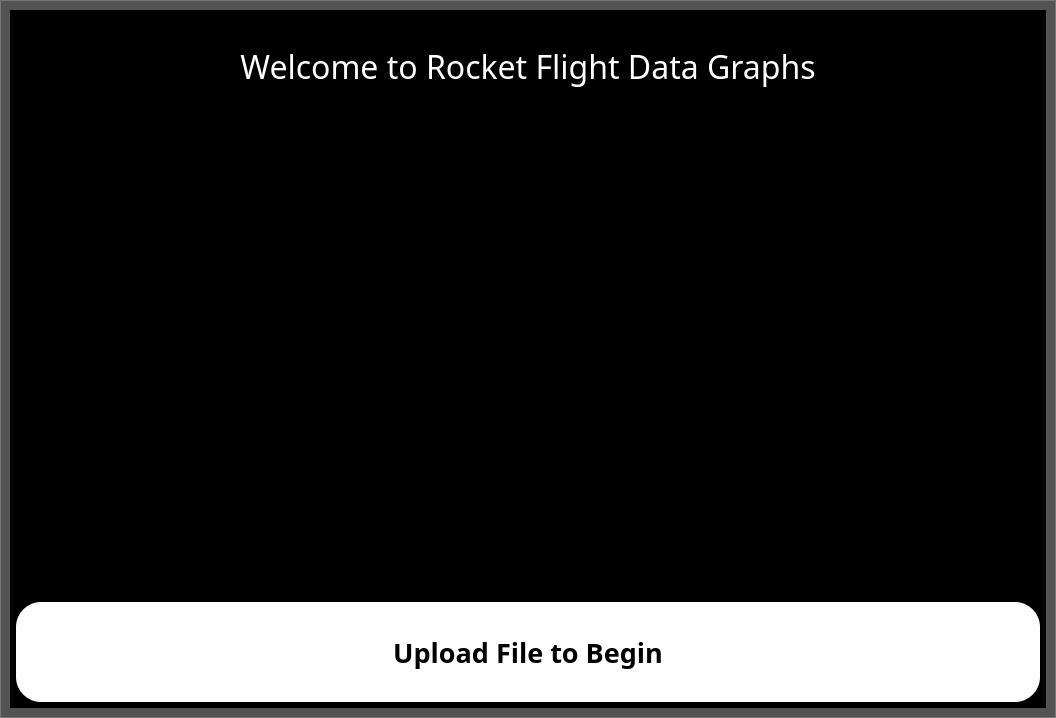
<?xml version="1.0" encoding="UTF-8"?>
<ui version="4.0">
 <class>MainWindow</class>
 <widget class="QMainWindow" name="MainWindow">
  <property name="geometry">
   <rect>
    <x>0</x>
    <y>0</y>
    <width>1056</width>
    <height>718</height>
   </rect>
  </property>
  <property name="windowTitle">
   <string>MainWindow</string>
  </property>
  <widget class="QWidget" name="centralwidget">
   <layout class="QVBoxLayout" name="verticalLayout_3">
    <property name="spacing">
     <number>0</number>
    </property>
    <property name="leftMargin">
     <number>0</number>
    </property>
    <property name="topMargin">
     <number>0</number>
    </property>
    <property name="rightMargin">
     <number>0</number>
    </property>
    <property name="bottomMargin">
     <number>0</number>
    </property>
    <item>
     <widget class="QFrame" name="frame_2">
      <property name="styleSheet">
       <string notr="true">background: rgba(0, 0, 0, 0.3);</string>
      </property>
      <property name="frameShape">
       <enum>QFrame::StyledPanel</enum>
      </property>
      <property name="frameShadow">
       <enum>QFrame::Raised</enum>
      </property>
      <layout class="QVBoxLayout" name="verticalLayout_2">
       <property name="spacing">
        <number>0</number>
       </property>
       <property name="leftMargin">
        <number>0</number>
       </property>
       <property name="topMargin">
        <number>0</number>
       </property>
       <property name="rightMargin">
        <number>0</number>
       </property>
       <property name="bottomMargin">
        <number>0</number>
       </property>
       <item>
        <widget class="QStackedWidget" name="stackedWidget">
         <property name="styleSheet">
          <string notr="true"/>
         </property>
         <property name="currentIndex">
          <number>0</number>
         </property>
         <widget class="QWidget" name="home">
          <layout class="QVBoxLayout" name="verticalLayout_6">
           <item>
            <widget class="QFrame" name="frame_4">
             <property name="layoutDirection">
              <enum>Qt::LeftToRight</enum>
             </property>
             <property name="autoFillBackground">
              <bool>false</bool>
             </property>
             <property name="styleSheet">
              <string notr="true">background-color: rgb(0, 0, 0);</string>
             </property>
             <property name="frameShape">
              <enum>QFrame::StyledPanel</enum>
             </property>
             <property name="frameShadow">
              <enum>QFrame::Raised</enum>
             </property>
             <layout class="QVBoxLayout" name="verticalLayout_5">
              <property name="spacing">
               <number>10</number>
              </property>
              <property name="leftMargin">
               <number>5</number>
              </property>
              <property name="topMargin">
               <number>5</number>
              </property>
              <property name="rightMargin">
               <number>5</number>
              </property>
              <property name="bottomMargin">
               <number>5</number>
              </property>
              <item>
               <widget class="QLabel" name="label">
                <property name="maximumSize">
                 <size>
                  <width>16777215</width>
                  <height>100</height>
                 </size>
                </property>
                <property name="font">
                 <font>
                  <family>MS PGothic</family>
                  <pointsize>24</pointsize>
                 </font>
                </property>
                <property name="styleSheet">
                 <string notr="true">color: rgb(255, 255, 255);</string>
                </property>
                <property name="text">
                 <string>Welcome to Rocket Flight Data Graphs</string>
                </property>
                <property name="alignment">
                 <set>Qt::AlignCenter</set>
                </property>
               </widget>
              </item>
              <item>
               <widget class="QLabel" name="label_2">
                <property name="text">
                 <string/>
                </property>
                <property name="pixmap">
                 <pixmap>icons/Rocket1.jpg</pixmap>
                </property>
                <property name="scaledContents">
                 <bool>false</bool>
                </property>
                <property name="alignment">
                 <set>Qt::AlignCenter</set>
                </property>
               </widget>
              </item>
              <item>
               <widget class="QPushButton" name="btn_upload">
                <property name="minimumSize">
                 <size>
                  <width>0</width>
                  <height>100</height>
                 </size>
                </property>
                <property name="font">
                 <font>
                  <family>MS PGothic</family>
                  <pointsize>20</pointsize>
                  <weight>75</weight>
                  <bold>true</bold>
                 </font>
                </property>
                <property name="acceptDrops">
                 <bool>false</bool>
                </property>
                <property name="styleSheet">
                 <string notr="true">QPushButton
{
	border-radius: 25px;
	background-color: rgb(255, 255, 255);
	color: rgb(0, 0, 0);

}

QPushButton:hover
{
	background-color: rgb(135, 135, 203);
	color: rgb(0, 0, 0);
	
}</string>
                </property>
                <property name="text">
                 <string>Upload File to Begin</string>
                </property>
                <property name="iconSize">
                 <size>
                  <width>16</width>
                  <height>16</height>
                 </size>
                </property>
                <property name="flat">
                 <bool>false</bool>
                </property>
               </widget>
              </item>
             </layout>
            </widget>
           </item>
          </layout>
         </widget>
         <widget class="QWidget" name="graph">
          <property name="styleSheet">
           <string notr="true">background: rgba(0, 0, 0, 0.5);</string>
          </property>
          <layout class="QVBoxLayout" name="verticalLayout_4">
           <property name="spacing">
            <number>0</number>
           </property>
           <property name="leftMargin">
            <number>0</number>
           </property>
           <property name="topMargin">
            <number>0</number>
           </property>
           <property name="rightMargin">
            <number>0</number>
           </property>
           <property name="bottomMargin">
            <number>0</number>
           </property>
           <item>
            <widget class="QFrame" name="frame_3">
             <property name="styleSheet">
              <string notr="true">background: rgba(0, 0, 0, 0);</string>
             </property>
             <property name="frameShape">
              <enum>QFrame::StyledPanel</enum>
             </property>
             <property name="frameShadow">
              <enum>QFrame::Raised</enum>
             </property>
             <layout class="QVBoxLayout" name="verticalLayout">
              <property name="spacing">
               <number>10</number>
              </property>
              <property name="leftMargin">
               <number>5</number>
              </property>
              <property name="topMargin">
               <number>5</number>
              </property>
              <property name="rightMargin">
               <number>5</number>
              </property>
              <property name="bottomMargin">
               <number>5</number>
              </property>
              <item>
               <widget class="QFrame" name="frame">
                <property name="styleSheet">
                 <string notr="true">background-color: rgb(170, 170, 127);</string>
                </property>
                <property name="frameShape">
                 <enum>QFrame::StyledPanel</enum>
                </property>
                <property name="frameShadow">
                 <enum>QFrame::Raised</enum>
                </property>
                <layout class="QHBoxLayout" name="horizontalLayout">
                 <item>
                  <widget class="MplWidget" name="MplWidget" native="true">
                   <property name="styleSheet">
                    <string notr="true">background-color: rgb(255, 170, 0);</string>
                   </property>
                  </widget>
                 </item>
                 <item>
                  <widget class="MplWidget" name="MplWidget_2" native="true">
                   <property name="styleSheet">
                    <string notr="true">background-color: rgb(255, 170, 0);</string>
                   </property>
                  </widget>
                 </item>
                </layout>
               </widget>
              </item>
              <item>
               <widget class="QFrame" name="frame_5">
                <property name="maximumSize">
                 <size>
                  <width>16777215</width>
                  <height>50</height>
                 </size>
                </property>
                <property name="frameShape">
                 <enum>QFrame::StyledPanel</enum>
                </property>
                <property name="frameShadow">
                 <enum>QFrame::Raised</enum>
                </property>
                <layout class="QHBoxLayout" name="horizontalLayout_2">
                 <item>
                  <widget class="QLabel" name="lbl_acceleration">
                   <property name="font">
                    <font>
                     <pointsize>15</pointsize>
                    </font>
                   </property>
                   <property name="styleSheet">
                    <string notr="true">color: rgb(255, 255, 255);</string>
                   </property>
                   <property name="text">
                    <string>Altitude</string>
                   </property>
                   <property name="alignment">
                    <set>Qt::AlignCenter</set>
                   </property>
                  </widget>
                 </item>
                 <item>
                  <widget class="QLabel" name="lbl_altitude">
                   <property name="font">
                    <font>
                     <pointsize>15</pointsize>
                    </font>
                   </property>
                   <property name="styleSheet">
                    <string notr="true">color: rgb(255, 255, 255);</string>
                   </property>
                   <property name="text">
                    <string>Acceleration</string>
                   </property>
                   <property name="alignment">
                    <set>Qt::AlignCenter</set>
                   </property>
                  </widget>
                 </item>
                </layout>
               </widget>
              </item>
              <item>
               <widget class="QPushButton" name="btn_graph">
                <property name="minimumSize">
                 <size>
                  <width>0</width>
                  <height>100</height>
                 </size>
                </property>
                <property name="font">
                 <font>
                  <family>MS PGothic</family>
                  <pointsize>20</pointsize>
                  <weight>75</weight>
                  <bold>true</bold>
                 </font>
                </property>
                <property name="styleSheet">
                 <string notr="true">QPushButton
{
	border-radius: 25px;
	background-color: rgb(255, 255, 255);
	color: rgb(0, 0, 0);

}

QPushButton:hover
{
	background-color: rgb(135, 135, 203);
	color: rgb(0, 0, 0);
	
}</string>
                </property>
                <property name="text">
                 <string>Generate Graphs</string>
                </property>
                <property name="flat">
                 <bool>false</bool>
                </property>
               </widget>
              </item>
             </layout>
            </widget>
           </item>
          </layout>
         </widget>
        </widget>
       </item>
      </layout>
     </widget>
    </item>
   </layout>
  </widget>
 </widget>
 <customwidgets>
  <customwidget>
   <class>MplWidget</class>
   <extends>QWidget</extends>
   <header>mplwidget.h</header>
   <container>1</container>
  </customwidget>
 </customwidgets>
 <resources>
  <include location="icons.qrc"/>
 </resources>
 <connections/>
</ui>
